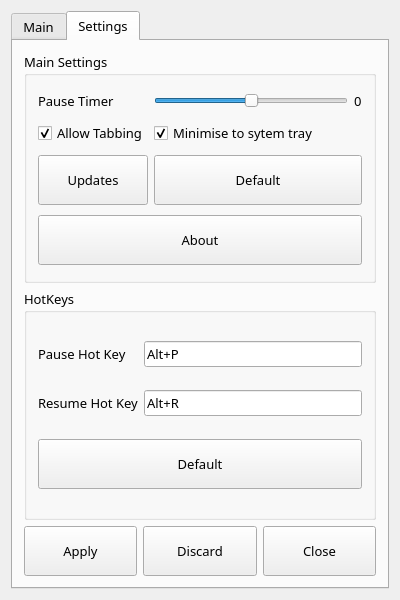
<?xml version="1.0" encoding="UTF-8"?>
<ui version="4.0">
 <class>qtMouseMoverClass</class>
 <widget class="QMainWindow" name="qtMouseMoverClass">
  <property name="geometry">
   <rect>
    <x>0</x>
    <y>0</y>
    <width>400</width>
    <height>600</height>
   </rect>
  </property>
  <property name="minimumSize">
   <size>
    <width>400</width>
    <height>600</height>
   </size>
  </property>
  <property name="maximumSize">
   <size>
    <width>400</width>
    <height>600</height>
   </size>
  </property>
  <property name="tabletTracking">
   <bool>true</bool>
  </property>
  <property name="windowTitle">
   <string>Project Neutro</string>
  </property>
  <widget class="QWidget" name="centralWidget">
   <layout class="QVBoxLayout" name="verticalLayout_2">
    <item>
     <widget class="QTabWidget" name="tabWidget">
      <property name="font">
       <font>
        <family>Noto Sans</family>
        <pointsize>10</pointsize>
       </font>
      </property>
      <property name="tabPosition">
       <enum>QTabWidget::North</enum>
      </property>
      <property name="tabShape">
       <enum>QTabWidget::Rounded</enum>
      </property>
      <property name="currentIndex">
       <number>1</number>
      </property>
      <widget class="QWidget" name="main_tab">
       <attribute name="title">
        <string>Main</string>
       </attribute>
       <layout class="QFormLayout" name="formLayout">
        <item row="0" column="0">
         <widget class="QLabel" name="label_6">
          <property name="font">
           <font>
            <family>Noto Sans</family>
            <pointsize>10</pointsize>
           </font>
          </property>
          <property name="text">
           <string>Status</string>
          </property>
         </widget>
        </item>
        <item row="0" column="1">
         <widget class="QLabel" name="status_lable">
          <property name="font">
           <font>
            <family>Noto Sans</family>
            <pointsize>16</pointsize>
           </font>
          </property>
          <property name="text">
           <string>Stopped</string>
          </property>
          <property name="textFormat">
           <enum>Qt::PlainText</enum>
          </property>
         </widget>
        </item>
        <item row="1" column="0">
         <widget class="QLabel" name="label_7">
          <property name="font">
           <font>
            <family>Noto Sans</family>
            <pointsize>10</pointsize>
           </font>
          </property>
          <property name="text">
           <string>Pause Timmer</string>
          </property>
         </widget>
        </item>
        <item row="1" column="1">
         <widget class="QLCDNumber" name="time_lcd">
          <property name="minimumSize">
           <size>
            <width>0</width>
            <height>25</height>
           </size>
          </property>
          <property name="layoutDirection">
           <enum>Qt::LeftToRight</enum>
          </property>
          <property name="autoFillBackground">
           <bool>false</bool>
          </property>
          <property name="frameShape">
           <enum>QFrame::NoFrame</enum>
          </property>
          <property name="lineWidth">
           <number>1</number>
          </property>
          <property name="smallDecimalPoint">
           <bool>false</bool>
          </property>
          <property name="segmentStyle">
           <enum>QLCDNumber::Outline</enum>
          </property>
          <property name="intValue" stdset="0">
           <number>0</number>
          </property>
         </widget>
        </item>
        <item row="3" column="0">
         <widget class="QPushButton" name="stop_btn">
          <property name="enabled">
           <bool>false</bool>
          </property>
          <property name="minimumSize">
           <size>
            <width>0</width>
            <height>50</height>
           </size>
          </property>
          <property name="font">
           <font>
            <family>Noto Sans</family>
            <pointsize>10</pointsize>
           </font>
          </property>
          <property name="tabletTracking">
           <bool>true</bool>
          </property>
          <property name="text">
           <string>Stop</string>
          </property>
         </widget>
        </item>
        <item row="3" column="1">
         <widget class="QPushButton" name="start_btn">
          <property name="minimumSize">
           <size>
            <width>0</width>
            <height>50</height>
           </size>
          </property>
          <property name="font">
           <font>
            <family>Noto Sans</family>
            <pointsize>10</pointsize>
           </font>
          </property>
          <property name="tabletTracking">
           <bool>true</bool>
          </property>
          <property name="text">
           <string>Start</string>
          </property>
         </widget>
        </item>
        <item row="2" column="0" colspan="2">
         <spacer name="verticalSpacer">
          <property name="sizeHint" stdset="0">
           <size>
            <width>20</width>
            <height>40</height>
           </size>
          </property>
         </spacer>
        </item>
       </layout>
      </widget>
      <widget class="QWidget" name="setting_tab">
       <attribute name="title">
        <string>Settings</string>
       </attribute>
       <layout class="QVBoxLayout" name="verticalLayout">
        <item>
         <widget class="QGroupBox" name="groupBox">
          <property name="title">
           <string>Main Settings</string>
          </property>
          <layout class="QGridLayout" name="gridLayout">
           <item row="4" column="0" colspan="3">
            <widget class="QPushButton" name="about_btn">
             <property name="minimumSize">
              <size>
               <width>0</width>
               <height>50</height>
              </size>
             </property>
             <property name="tabletTracking">
              <bool>true</bool>
             </property>
             <property name="text">
              <string>About</string>
             </property>
            </widget>
           </item>
           <item row="0" column="2">
            <widget class="QLabel" name="second_lable">
             <property name="text">
              <string notr="true">0</string>
             </property>
             <property name="textFormat">
              <enum>Qt::PlainText</enum>
             </property>
            </widget>
           </item>
           <item row="0" column="1">
            <widget class="QSlider" name="timer_slider">
             <property name="minimumSize">
              <size>
               <width>0</width>
               <height>20</height>
              </size>
             </property>
             <property name="tabletTracking">
              <bool>true</bool>
             </property>
             <property name="toolTip">
              <string>Drag the slider to the corresponding seconds you would like to pause the application. Max is one minitue</string>
             </property>
             <property name="maximum">
              <number>60</number>
             </property>
             <property name="value">
              <number>30</number>
             </property>
             <property name="orientation">
              <enum>Qt::Horizontal</enum>
             </property>
             <property name="invertedAppearance">
              <bool>false</bool>
             </property>
             <property name="invertedControls">
              <bool>false</bool>
             </property>
            </widget>
           </item>
           <item row="1" column="0">
            <widget class="QCheckBox" name="tabbing_check">
             <property name="toolTip">
              <string>If you would like to let the program alt tab to pretend to switch appliction check this box. It will do it at random intervals. </string>
             </property>
             <property name="text">
              <string>Allow Tabbing</string>
             </property>
             <property name="checked">
              <bool>true</bool>
             </property>
            </widget>
           </item>
           <item row="0" column="0">
            <widget class="QLabel" name="label">
             <property name="text">
              <string>Pause Timer</string>
             </property>
            </widget>
           </item>
           <item row="3" column="1" colspan="2">
            <widget class="QPushButton" name="defult_main_btn">
             <property name="minimumSize">
              <size>
               <width>0</width>
               <height>50</height>
              </size>
             </property>
             <property name="tabletTracking">
              <bool>true</bool>
             </property>
             <property name="toolTip">
              <string/>
             </property>
             <property name="text">
              <string>Default</string>
             </property>
            </widget>
           </item>
           <item row="3" column="0">
            <widget class="QPushButton" name="updates_btn">
             <property name="minimumSize">
              <size>
               <width>0</width>
               <height>50</height>
              </size>
             </property>
             <property name="tabletTracking">
              <bool>true</bool>
             </property>
             <property name="toolTip">
              <string>Check for any latest updates. This will check github to see if this version is the latest. </string>
             </property>
             <property name="text">
              <string>Updates</string>
             </property>
            </widget>
           </item>
           <item row="1" column="1">
            <widget class="QCheckBox" name="Minimise_check">
             <property name="toolTip">
              <string>Minimise this appliction to the system tray so its hidden. Keyboard shortcuts will still work. </string>
             </property>
             <property name="text">
              <string>Minimise to sytem tray</string>
             </property>
             <property name="checked">
              <bool>true</bool>
             </property>
            </widget>
           </item>
          </layout>
         </widget>
        </item>
        <item>
         <widget class="QGroupBox" name="groupBox_2">
          <property name="title">
           <string>HotKeys</string>
          </property>
          <layout class="QGridLayout" name="gridLayout_2">
           <item row="1" column="0">
            <widget class="QLabel" name="label_3">
             <property name="text">
              <string>Resume Hot Key</string>
             </property>
            </widget>
           </item>
           <item row="0" column="0">
            <widget class="QLabel" name="label_2">
             <property name="text">
              <string>Pause Hot Key</string>
             </property>
            </widget>
           </item>
           <item row="0" column="1">
            <widget class="QKeySequenceEdit" name="pause_hotkey">
             <property name="tabletTracking">
              <bool>true</bool>
             </property>
             <property name="toolTip">
              <string>&lt;html&gt;&lt;head/&gt;&lt;body&gt;&lt;p&gt;Chose what you would like your pause hotkey to be the defualt is ALT + P&lt;/p&gt;&lt;/body&gt;&lt;/html&gt;</string>
             </property>
             <property name="keySequence">
              <string>Alt+P</string>
             </property>
            </widget>
           </item>
           <item row="1" column="1">
            <widget class="QKeySequenceEdit" name="Resume_hotkey">
             <property name="tabletTracking">
              <bool>true</bool>
             </property>
             <property name="toolTip">
              <string>Chose what you would like your resume hotkey to be the defualt is ALT + R</string>
             </property>
             <property name="keySequence">
              <string>Alt+R</string>
             </property>
            </widget>
           </item>
           <item row="2" column="0" colspan="2">
            <widget class="QPushButton" name="defult_hotkey_btn">
             <property name="minimumSize">
              <size>
               <width>0</width>
               <height>50</height>
              </size>
             </property>
             <property name="tabletTracking">
              <bool>true</bool>
             </property>
             <property name="toolTip">
              <string>&lt;html&gt;&lt;head/&gt;&lt;body&gt;&lt;p&gt;Set the value back to system defualt.&lt;/p&gt;&lt;/body&gt;&lt;/html&gt;</string>
             </property>
             <property name="text">
              <string>Default</string>
             </property>
            </widget>
           </item>
          </layout>
         </widget>
        </item>
        <item>
         <layout class="QHBoxLayout" name="horizontalLayout">
          <item>
           <widget class="QPushButton" name="apply_btn">
            <property name="minimumSize">
             <size>
              <width>0</width>
              <height>50</height>
             </size>
            </property>
            <property name="tabletTracking">
             <bool>true</bool>
            </property>
            <property name="text">
             <string>Apply</string>
            </property>
            <property name="autoDefault">
             <bool>true</bool>
            </property>
           </widget>
          </item>
          <item>
           <widget class="QPushButton" name="remove_btn">
            <property name="minimumSize">
             <size>
              <width>0</width>
              <height>50</height>
             </size>
            </property>
            <property name="tabletTracking">
             <bool>true</bool>
            </property>
            <property name="text">
             <string>Discard</string>
            </property>
           </widget>
          </item>
          <item>
           <widget class="QPushButton" name="close_btn">
            <property name="minimumSize">
             <size>
              <width>0</width>
              <height>50</height>
             </size>
            </property>
            <property name="tabletTracking">
             <bool>true</bool>
            </property>
            <property name="text">
             <string>Close</string>
            </property>
           </widget>
          </item>
         </layout>
        </item>
       </layout>
      </widget>
     </widget>
    </item>
   </layout>
  </widget>
 </widget>
 <layoutdefault spacing="6" margin="11"/>
 <resources/>
 <connections/>
</ui>
